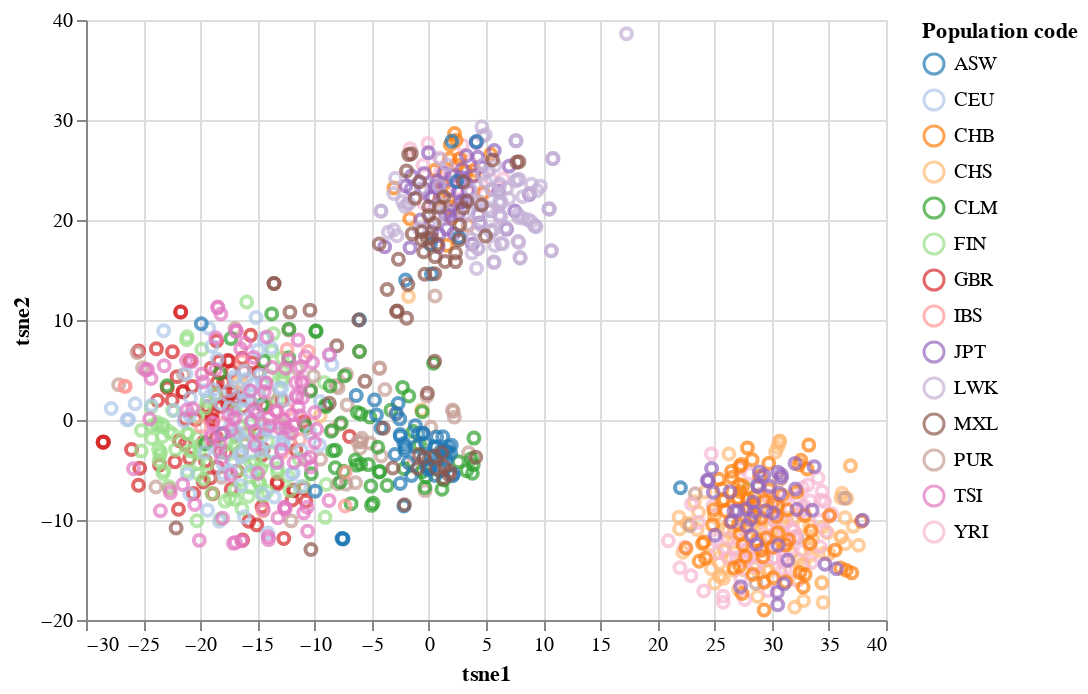

Write notebook code for a chart like this one.
### Code cell
alt.Chart(df_plot).mark_point().encode(
    x='tsne1',
    y='tsne2',
    color=alt.Color('Population code', scale=alt.Scale(scheme='category20'))
)

### Figure 1 — Vega-Lite specification as saved in the notebook (floating-point values rounded to 4 significant figures; data arrays with more than 128 entries replaced by an {"elided": "..."} marker saying what was removed)
{"config": {"view": {"continuousWidth": 400, "continuousHeight": 300}}, "data": {"name": "data-05c22ba2718abc552ecdf04240e454df"}, "mark": "point", "encoding": {"color": {"field": "Population code", "scale": {"scheme": "category20"}, "type": "nominal"}, "x": {"field": "tsne1", "type": "quantitative"}, "y": {"field": "tsne2", "type": "quantitative"}}, "$schema": "https://vega.github.io/schema/vega-lite/v4.17.0.json", "datasets": {"data-05c22ba2718abc552ecdf04240e454df": {"elided": "1092 records"}}}
